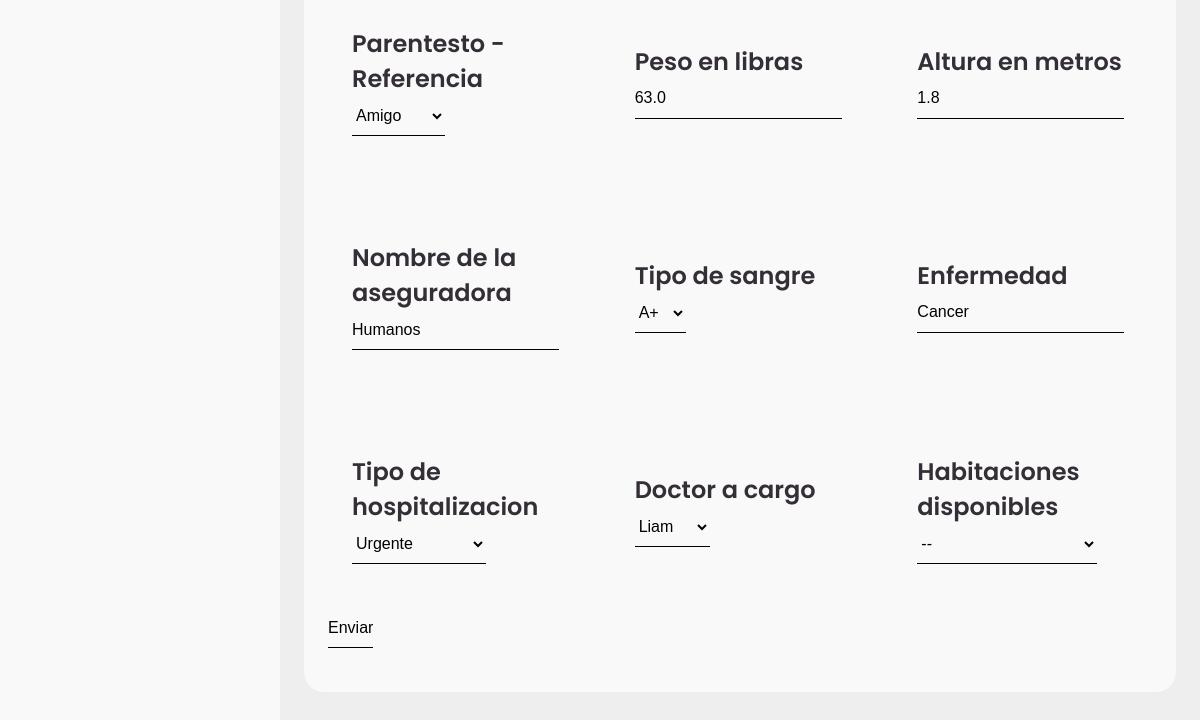
The app's page /salusApp/dashboard/equipo/pacientes/edit/5 (signed in, lower part), older data.
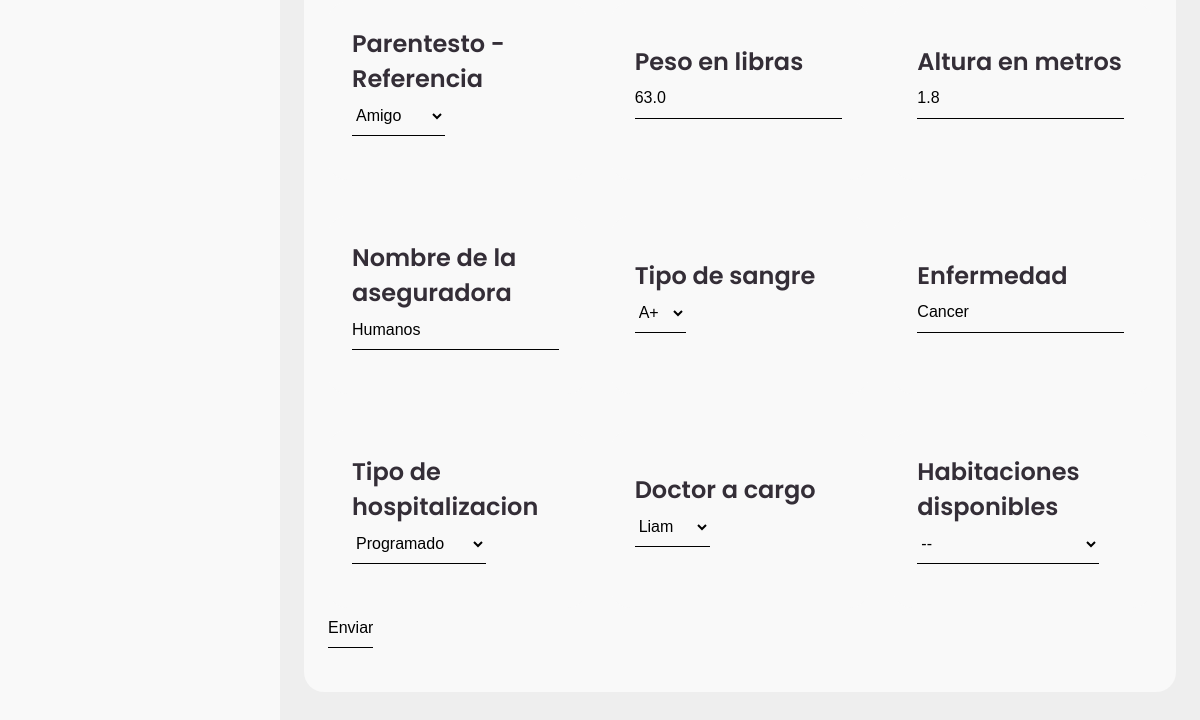
The same page, newer data.
### salusApp/models.py (models this page shows)
class Patient(models.Model):
    person = models.ForeignKey(Person, on_delete=models.CASCADE)
    nurse = models.ForeignKey(Person, on_delete=models.DO_NOTHING, related_name="nurse")
    doctor = models.ForeignKey(Person, on_delete=models.DO_NOTHING, related_name="doctor")
    room = models.ForeignKey(Room, on_delete=models.DO_NOTHING)
    first_nameReference = models.CharField("Reference Person's first name", max_length=15)
    last_nameReference = models.CharField("Reference Person's last name", max_length=15)
    KinshipChoices = [
        ('H', "Esposo"), #H -> Husband
        ('A', "Amigo"),
        ('F', "Familiar")
    ]
    kinshipReference = models.CharField("Reference Person's kinshipness", choices=KinshipChoices, max_length=1)
    phone_reference = models.CharField("Reference person's phone number", max_length=15)
    bmi = models.FloatField("Person's BMI") #IMC
    weight_in_pounds = models.FloatField("Perons's Weight")
    height_in_meters = models.FloatField("Perons's Height")
    bloodTypes = [
        ('O+', 'O Positivo'),
        ('O-', 'O Negativo'),
        ('A+', 'A Positivo'),
        ('A-', 'A Negativo'),
        ('B+', 'B Positivo'),
        ('B-', 'B Negativo'),
        ('AB+','AB Positivo'),
        ('AB-','AB Negativo')
    ]
    bloodType = models.CharField(choices=bloodTypes, max_length=3)
    ars = models.CharField("Person's ARS type", max_length=15)
    join_date = models.DateField("Person's joining date")
    illness = models.CharField("Persons's illness", max_length=50)
    hospitalizationChoices = [
        ('U', "Urgente"),
        ('P', "Programado"),
        ('I', "Intrahospitalario")
    ]
    hospitalization = models.CharField("Patient's type of hospitalization", max_length=1, choices=hospitalizationChoices)

### salusApp/views.py (the view)
# urls.py: path('dashboard/equipo/pacientes/edit/<int:pk>', views.PacientesUpdate, name='pacientes-edit'),
@login_required()
def PacientesUpdate(request, pk):
    if request.method == "POST":
        try:
            patient = Patient.objects.filter(pk=pk)[0]
            patient.person.first_name=request.POST['first_name']
            patient.person.last_name=request.POST['last_name']
            if len(request.POST['photo']) > 2:
                patient.person.photo=request.POST['photo']
            patient.person.age=request.POST['age']
            patient.person.address=request.POST['address']
            patient.person.sex=request.POST['sex']
            patient.person.phone=request.POST['phone']
            patient.person.idNumber=request.POST['idNumber']
            patient.nurse = Person.objects.filter(pk=request.POST['nurse'], isNurse=True)[0]
            patient.doctor = Person.objects.filter(pk=request.POST['doctor'], isDoctor=True)[0]
            if request.POST['room'] != 'None':
                patient.room.isAvailable = True
                patient.room.save()
                patient.room = Room.objects.filter(pk=request.POST['room'])[0]
                patient.room.isAvailable = False
                patient.room.save()
            patient.name_reference = request.POST['first_nameReference']
            patient.lastName_reference = request.POST['last_nameReference']
            patient.phone_reference = request.POST['phone_reference']
            patient.kinship_reference = request.POST['kinshipReference']
            patient.weight = float(request.POST['weight_in_pounds'])
            patient.height = float(request.POST['height_in_meters'])
            weight_in_kg = patient.weight*0.453592
            patient.bmi = weight_in_kg/(patient.height**2)
            patient.blood = request.POST['bloodType']
            patient.ars = request.POST['ars']
            patient.illness = request.POST['illness']
            patient.hospitalization = request.POST['hospitalization']
            patient.person.save()
            patient.save()
            return redirect('pacientes')
        except Exception as e:
            return HttpResponse(e)
    else:
        enfermeras = Person.objects.filter(isNurse=True)
        doctores = Person.objects.filter(isDoctor=True)
        room = Room.objects.filter(isAvailable=True)
        paciente = Patient.objects.filter(pk=pk)[0]
        KinshipTypes = [['H','Conyugue'], ['A','Amigo'],['F','Familiar']]
        bloodTypes = ['O+', 'O-', 'A+', 'A-', 'B+', 'B-', 'AB+', 'AB-']
        hospitalizacionChoices = [['U','Urgente'], ['P','Programado'],['I','Intrahospitalario']]
        context = {
            "enfermeras":enfermeras,
            "doctors":doctores,
            "rooms":room,
            "patient":paciente,
            "KinshipTypes":KinshipTypes,
            "bloodTypes":bloodTypes,
            "hospitalizacionChoices":hospitalizacionChoices
        }
        return render(request, 'registration/editPaciente.html', context)

### salusApp/templates/registration/editPaciente.html (shortened to what the changed rows need)
{% extends 'salusApp/dashboard_base.html' %}
{% load static %}
{% block content %}
        <main>
            <div class="table-data">
                <div class="order">
                    <form method="POST" action="" class="form">
                        <ul class="box-info">
                            <li>
                                <span class="text">
                                    <h3>Parentesto - Referencia</h3>
                                    <select id="id_idkinshipReference" name="kinshipReference"
                                    style="border: none !important;
                                    border-bottom: 1px solid #000!important;
                                    background: transparent!important;
                                    outline: none!important;
                                    height: 40px!important;
                                    color: #000!important;
                                    font-size: 16px!important;
                                    margin-bottom: 20px!important;">
                                        {% for kinshipType in KinshipTypes %}
                                        {% if patient.kinshipReference == kinshipType.0 %}
                                        <option selected value="kinshipType.0">{{kinshipType.1}}</option>
                                        {% else %}
                                        <option value="kinshipType.0">{{kinshipType.1}}</option>
                                        {% endif %}
                                        {% endfor %}
                                    </select>
                                </span>
                            </li>
                            <li>
                                <span class="text">
                                    <h3>Peso en libras</h3>
                                    <input id="id_idweight_in_pounds" step="any" type="number" name="weight_in_pounds" maxlength="30" required="" value="{{patient.weight_in_pounds}}"
                                    style="border: none !important;
                                    border-bottom: 1px solid #000!important;
                                    background: transparent!important;
                                    outline: none!important;
                                    height: 40px!important;
                                    color: #000!important;
                                    font-size: 16px!important;
                                    margin-bottom: 20px!important;">
                                </span>
                            </li>
                            <li>
                                <span class="text">
                                    <h3>Altura en metros</h3>
                                    <input id="id_idheight_in_meters" step="any" type="number" name="height_in_meters" required="" value="{{patient.height_in_meters}}"
                                    style="border: none !important;
                                    border-bottom: 1px solid #000!important;
                                    background: transparent!important;
                                    outline: none!important;
                                    height: 40px!important;
                                    color: #000!important;
                                    font-size: 16px!important;
                                    margin-bottom: 20px!important;">
                                </span>
                            </li>
                        </ul>
                        <ul class="box-info">
                            <li>
                                <span class="text">
                                    <h3>Nombre de la aseguradora</h3>
                                    <input id="id_idars" type="text" maxlength="15" name="ars" required="" value="{{patient.ars}}"
                                    style="border: none !important;
                                    border-bottom: 1px solid #000!important;
                                    background: transparent!important;
                                    outline: none!important;
                                    height: 40px!important;
                                    color: #000!important;
                                    font-size: 16px!important;
                                    margin-bottom: 20px!important;">
                                </span>
                            </li>
                            <li>
                                <span class="text">
                                    <h3>Tipo de sangre</h3>
                                    <select id="id_idbloodType" name="bloodType"
                                    style="border: none !important;
                                    border-bottom: 1px solid #000!important;
                                    background: transparent!important;
                                    outline: none!important;
                                    height: 40px!important;
                                    color: #000!important;
                                    font-size: 16px!important;
                                    margin-bottom: 20px!important;">
                                    {% for bloodType in bloodTypes  %}
                                    {% if bloodType == patient.bloodType %}
                                    <option selected value="{{bloodType}}">{{bloodType}}</option>
                                    {% else %}
                                    <option value="{{bloodType}}">{{bloodType}}</option>
                                    {% endif %}
                                    {% endfor %}
                                    </select>
                                </span>
                            </li>
                            <li>
                                <span class="text">
                                    <h3>Enfermedad</h3>
                                    <input id="id_idillness" type="text" maxlength="20" name="illness" required="" value="{{patient.illness}}"
                                    style="border: none !important;
                                    border-bottom: 1px solid #000!important;
                                    background: transparent!important;
                                    outline: none!important;
                                    height: 40px!important;
                                    color: #000!important;
                                    font-size: 16px!important;
                                    margin-bottom: 20px!important;">
                                </span>
                            </li>
                        </ul>
                        <ul class="box-info">
                            <li>
                                <span class="text">
                                    <h3>Tipo de hospitalizacion</h3>
                                    <select id="id_idhospitalization" name="hospitalization"
                                    style="border: none !important;
                                    border-bottom: 1px solid #000!important;
                                    background: transparent!important;
                                    outline: none!important;
                                    height: 40px!important;
                                    color: #000!important;
                                    font-size: 16px!important;
                                    margin-bottom: 20px!important;">
                                    {% for hospitalizationChoice in hospitalizacionChoices %}
                                    {% if patient.hospitalization == hospitalizationChoice.0 %}
                                    <option selected value="{{hospitalizationChoice.0}}">{{hospitalizationChoice.1}}</option>
                                    {% else %}
                                    <option value="{{hospitalizationChoice.0}}">{{hospitalizationChoice.1}}</option>
                                    {% endif %}
                                    {% endfor %}
                                    </select>
                                </span>
                            </li>
                        </ul>
                    </form>
                </div>
            </div>
        </main>
    </section>
{% endblock content %}

Row changes from the older to the newer data that the page shows:
changed Patient "Amigo": hospitalization "Urgente" → "Programado"
